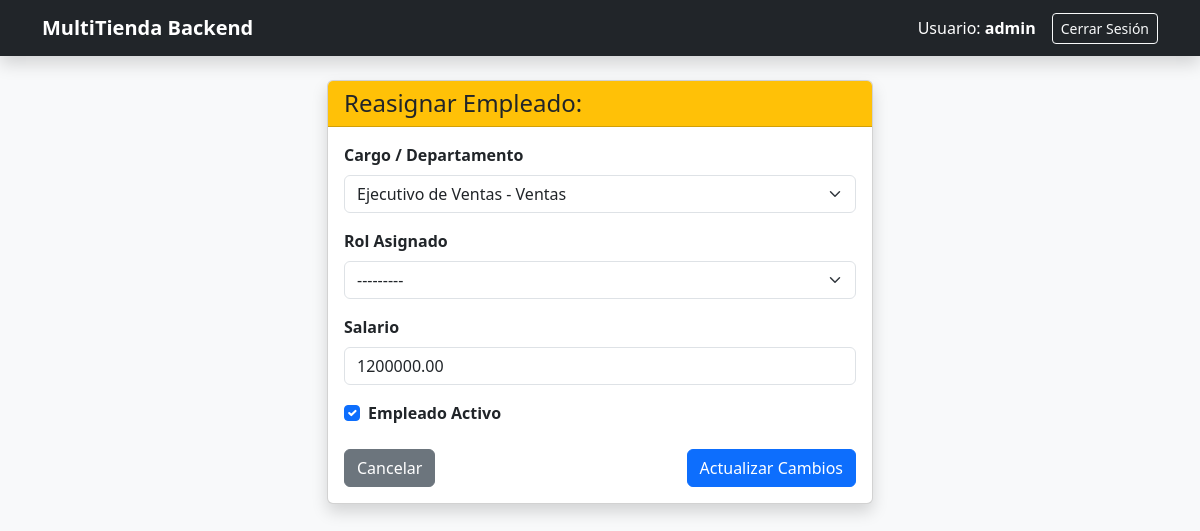
The app's page /empleado/editar/2/ (signed in) with its own data.
### usuarios/models.py (models this page shows, shortened)
class Cargo(models.Model):
    id_cargo = models.AutoField(primary_key=True)
    id_departamento = models.ForeignKey(Departamento, on_delete=models.CASCADE, db_column='id_departamento', related_name='cargos')
    nombre = models.CharField(max_length=100)
    descripcion = models.CharField(max_length=255, blank=True, null=True)
    def __str__(self):
        return f"{self.nombre} - {self.id_departamento.nombre}"

class Rol(models.Model):
    id_rol = models.AutoField(primary_key=True)
    nombre_rol = models.CharField(max_length=50, unique=True) # Ej: 'ADMIN', 'VENDEDOR'
    descripcion = models.CharField(max_length=255, blank=True, null=True)
    def __str__(self):
        return self.nombre_rol

class Empleado(models.Model):
    id_empleado = models.AutoField(primary_key=True)
    user = models.OneToOneField(User, on_delete=models.CASCADE, related_name='empleado', null=True, blank=True)
    persona = models.OneToOneField(Persona, on_delete=models.CASCADE, related_name='empleado', null=True, blank=True)
    id_cargo = models.ForeignKey(Cargo, on_delete=models.SET_NULL, null=True, db_column='id_cargo', related_name='empleados')
    id_rol = models.ForeignKey(Rol, on_delete=models.PROTECT, null=True, blank=True, db_column='id_rol', related_name='empleados')
    fecha_contratacion = models.DateField(auto_now_add=True)
    salario = models.DecimalField(max_digits=10, decimal_places=2, null=True, blank=True)
    activo = models.BooleanField(default=True)

### usuarios/views.py (the view)
# urls.py: path('empleado/editar/<int:empleado_id>/', views.editar_empleado, name='editar_empleado'),
@login_required
def editar_empleado(request, empleado_id):
    empleado_actual = getattr(request.user, 'empleado', None)
    es_admin = empleado_actual and empleado_actual.id_rol.nombre_rol.upper() == 'ADMIN'
    if not es_admin:
        messages.error(request, "Acceso no autorizado: Solo Administradores pueden modificar datos.")
        return redirect('dashboard')
    empleado_target = get_object_or_404(Empleado, id_empleado=empleado_id)
    if request.method == 'POST':
        form = EditarEmpleadoForm(request.POST, instance=empleado_target)
        if form.is_valid():
            form.save()
            messages.success(request, "Registro del empleado actualizado correctamente.")
            return redirect('dashboard')
    else:
        form = EditarEmpleadoForm(instance=empleado_target)
    return render(request, 'usuarios/editar_empleado.html', {
        'form': form,
        'empleado': empleado_target
    })

### usuarios/forms.py
class EditarEmpleadoForm(forms.ModelForm):
    class Meta:
        model = Empleado
        fields = ['id_cargo', 'id_rol', 'salario', 'activo']
        labels = {
            'id_cargo': 'Cargo / Departamento',
            'id_rol': 'Rol Asignado',
            'salario': 'Salario',
            'activo': 'Estado Activo'
        }
        widgets = {
            'id_cargo': forms.Select(attrs={'class': 'form-select'}),
            'id_rol': forms.Select(attrs={'class': 'form-select'}),
            'salario': forms.NumberInput(attrs={'class': 'form-control'}),
            'activo': forms.CheckboxInput(attrs={'class': 'form-check-input'}),
        }

### usuarios/templates/usuarios/editar_empleado.html (shortened to what this page needs)
{% extends 'usuarios/base.html' %}
{% block content %}
<div class="row justify-content-center">
    <div class="col-md-6">
        <div class="card shadow">
            <div class="card-header bg-warning text-dark">
                <h4 class="mb-0">Reasignar Empleado: {{ empleado.persona.nombres }} {{ empleado.persona.apellidos }}</h4>
            </div>
            <div class="card-body">
                <form method="post">
                    <div class="mb-3">
                        <label class="form-label fw-bold">Cargo / Departamento</label>
                        {{ form.id_cargo }}
                    </div>
                    <div class="mb-3">
                        <label class="form-label fw-bold">Rol Asignado</label>
                        {{ form.id_rol }}
                    </div>
                    <div class="mb-3">
                        <label class="form-label fw-bold">Salario</label>
                        {{ form.salario }}
                    </div>
                    <div class="form-check mb-4">
                        {{ form.activo }}
                        <label class="form-check-label fw-bold" for="{{ form.activo.id_for_label }}">
                            Empleado Activo
                        </label>
                    </div>
                    <div class="d-flex justify-content-between">
                        <a href="{% url 'dashboard' %}" class="btn btn-secondary">Cancelar</a>
                        <button type="submit" class="btn btn-primary">Actualizar Cambios</button>
                    </div>
                </form>
            </div>
        </div>
    </div>
</div>
{% endblock %}

### usuarios/templates/usuarios/base.html (shortened to what this page needs)
<!DOCTYPE html>
<html lang="es">
<head>
    <link href="https://cdn.jsdelivr.net/npm/bootstrap@5.3.2/dist/css/bootstrap.min.css" rel="stylesheet">
</head>
<body class="bg-light">
    <nav class="navbar navbar-expand-lg navbar-dark bg-dark mb-4 shadow">
        <div class="container">
            <a class="navbar-brand fw-bold" href="{% url 'dashboard' %}">MultiTienda Backend</a>
            {% if user.is_authenticated %}
            <div class="d-flex align-items-center text-white">
                <span class="me-3">
                    Usuario: <strong>{{ user.username }}</strong>
                </span>
                <form action="{% url 'logout' %}" method="post" class="d-inline">
                    <button type="submit" class="btn btn-outline-light btn-sm">Cerrar Sesión</button>
                </form>
            </div>
            {% endif %}
        </div>
    </nav>
    <div class="container">
        {% block content %}
        {% endblock %}
    </div>
</body>
</html>

### records on screen
Cargo: id_cargo "Ejecutivo de Ventas - Ventas"
Rol: id_rol "---------"
Empleado: salario "1200000.00", activo "☑"

### other values on screen
{{ user.username }} "admin"
